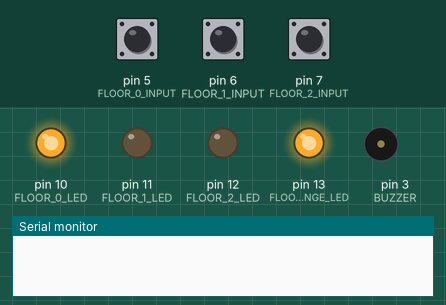
This sketch was run on a simulated Arduino Uno, built with avr-gcc and run on an emulated ATmega328P. On the bench: output pins drawn as LEDs (lit = HIGH), buzzer (waves = sounding), the last lines printed to the serial monitor. Dashed ring = blinking. The test bench sets the inputs (shaded band); at power-on: pin 6 (FLOOR_1_INPUT) HIGH, pin 7 (FLOOR_2_INPUT) HIGH, pin 5 (FLOOR_0_INPUT) HIGH.

Above: at 1.2 s.
1.3 s: pin 6 (FLOOR_1_INPUT) pulled LOW for 0.15 s
At 1.8 s:
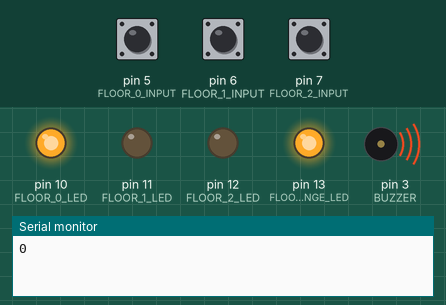
4.4 s: pin 7 (FLOOR_2_INPUT) pulled LOW for 0.15 s
At 6.9 s:
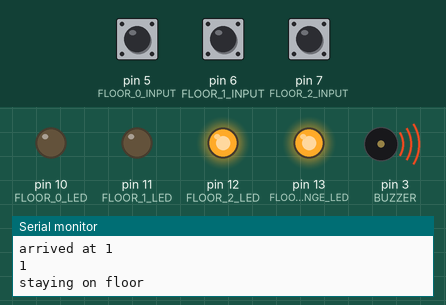
7.5 s: pin 5 (FLOOR_0_INPUT) pulled LOW for 0.15 s
At 8.85 s:
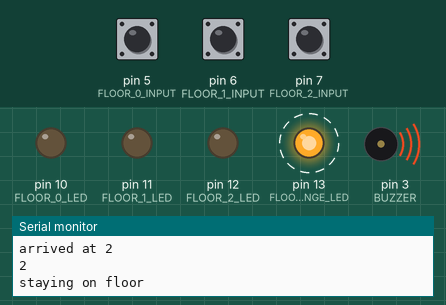
10.6 s: pin 6 (FLOOR_1_INPUT) pulled LOW for 1 s
13.6 s: pin 5 (FLOOR_0_INPUT) pulled LOW for 1 s
16.6 s: pin 6 (FLOOR_1_INPUT) pulled LOW for 3.2 s
At 21.2 s:
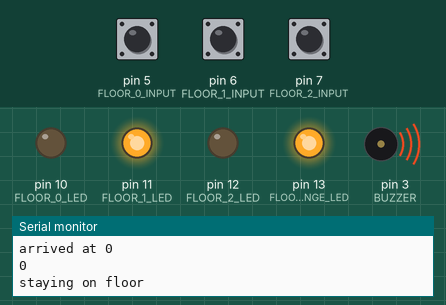
Timing chart, 0 to 22.3 s (numbered marks = the images above; inputs shaded):
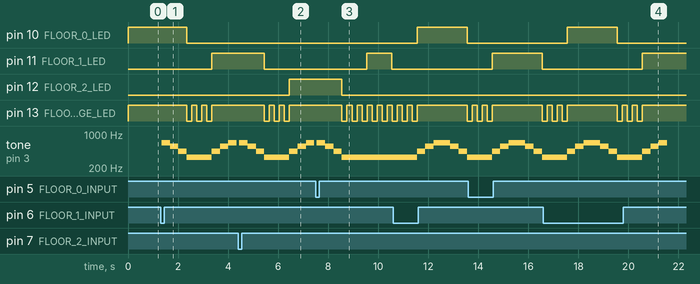

The sketch:

homework-3-elevator-sim.ino
```cpp
// HEADS UP! g_something is global p_something is parameter

#define FLOOR_0_LED 10
#define FLOOR_1_LED 11
#define FLOOR_2_LED 12
#define FLOOR_CHANGE_LED 13

#define FLOOR_0_INPUT 5
#define FLOOR_1_INPUT 6
#define FLOOR_2_INPUT 7

#define A4 440
#define Cs5 554
#define E5 659
#define ELEVATOR_IS_MOVING 329

#define BUZZER 3

#define DEBOUNCE_TIME 50 // ms
#define TIME_BETWEEN_LED_BLINKS 200

#define TIME_SPENT_ON_FLOOR 1000
#define TIME_SPENT_BETWEEN_FLOORS 2000


unsigned long g_inputTime0 = 0, g_previousInputTime0 = 0;
bool g_inputState0 = LOW, g_previousInputState0 = LOW;
bool g_previousCountedState0 = HIGH;

unsigned long g_inputTime1 = 0, g_previousInputTime1 = 0;
bool g_inputState1 = LOW, g_previousInputState1 = LOW;
bool g_previousCountedState1 = HIGH;

unsigned long g_inputTime2 = 0, g_previousInputTime2 = 0;
bool g_inputState2 = LOW, g_previousInputState2 = LOW;
bool g_previousCountedState2 = HIGH;

unsigned short g_floor = 0;
unsigned short g_nextFloor = -1;

unsigned long g_momentOfBlink = 0;
bool g_blinkState = HIGH;


bool debouncedPressDetected(const int p_input);

void playMelody();
void playMelodyReverse();

void blinkFloorChangeLed();
void checkForNextFloor();

void goToFloor(unsigned short p_newFloor);


void setup()
{
	Serial.begin(115200);

	pinMode(FLOOR_0_LED, OUTPUT);
	pinMode(FLOOR_1_LED, OUTPUT);
	pinMode(FLOOR_2_LED, OUTPUT);
	pinMode(FLOOR_CHANGE_LED, OUTPUT);
	pinMode(BUZZER, OUTPUT);


	pinMode(FLOOR_0_INPUT, INPUT_PULLUP);
	pinMode(FLOOR_1_INPUT, INPUT_PULLUP);
	pinMode(FLOOR_2_INPUT, INPUT_PULLUP);

	// the lift starts at floor 0
	digitalWrite(FLOOR_0_LED, HIGH);
	digitalWrite(FLOOR_CHANGE_LED, HIGH);
}

void loop()
{
	if(debouncedPressDetected(FLOOR_0_INPUT))
	{
		goToFloor(FLOOR_0_INPUT - FLOOR_0_INPUT);
	}

	if(debouncedPressDetected(FLOOR_1_INPUT))
	{
		goToFloor(FLOOR_1_INPUT - FLOOR_0_INPUT);
	}

	if(debouncedPressDetected(FLOOR_2_INPUT))
	{
		goToFloor(FLOOR_2_INPUT - FLOOR_0_INPUT);
	}
}

bool debouncedPressDetected(const int p_input)
{
	int auxLed;
	unsigned long *time, *previousTime;
	bool *state, *previousState, *previousCountedState;
	unsigned long *presses;

	// what input do you want to debounce for?
	switch(p_input)
	{
		case(FLOOR_0_INPUT):
			auxLed = FLOOR_0_LED;

			time = &g_inputTime0;
			previousTime = &g_previousInputTime0;

			state = &g_inputState0;
			previousState = &g_previousInputState0;
			previousCountedState = &g_previousCountedState0;

			break;

		case(FLOOR_1_INPUT):
			auxLed = FLOOR_1_LED;

			time = &g_inputTime1;
			previousTime = &g_previousInputTime1;

			state = &g_inputState1;
			previousState = &g_previousInputState1;
			previousCountedState = &g_previousCountedState1;

			break;

		case(FLOOR_2_INPUT):
			auxLed = FLOOR_2_LED;

			time = &g_inputTime2;
			previousTime = &g_previousInputTime2;

			state = &g_inputState2;
			previousState = &g_previousInputState2;
			previousCountedState = &g_previousCountedState2;

			break;

		default:
			return false;
	}
	// LED pin needs to be const int
	const int led = auxLed;

	*time = millis();
	// more intuitive to be 0 when not pressed and 1 when pressed
	*state = !digitalRead(p_input);

	// if the button has a constant state
	if(*state == *previousState)
	{
		// if the constant state has been kept for a while
		if(*time - *previousTime > DEBOUNCE_TIME && *previousCountedState != *state)
		{
			*previousCountedState = *state;

			//only count presses
			if(*state == HIGH)
			{
				*previousState = *state;
				return true;
			}
		}
	}
	else
	{
		*previousTime = *time;
	}

	*previousState = *state;

	return false;
}

void goToFloor(unsigned short p_newFloor)
{
	if(p_newFloor == g_floor)
	{
		return;
	}
	// if the elevator is descendin, the direction is -1
	int elevatorDirection;
	elevatorDirection = (g_floor > p_newFloor) ? -1 : 1;

	digitalWrite(FLOOR_CHANGE_LED, HIGH);

	// generates every floor from the current floor to the new floor: 0 1 2 (from 0 to 2)
	for(int i = g_floor; i != p_newFloor; i += elevatorDirection)
	{
		Serial.println(i);

		digitalWrite(FLOOR_0_LED + i, HIGH);
		unsigned long currentTimeOnFloor = millis();

		if(i == g_floor)
		{
			digitalWrite(FLOOR_CHANGE_LED, HIGH);
			playMelodyReverse();
			Serial.print("staying on floor\n");
		}
		else
		{
			while(millis() - currentTimeOnFloor < TIME_SPENT_ON_FLOOR)
			{
				blinkFloorChangeLed();
				tone(BUZZER, ELEVATOR_IS_MOVING);
				checkForNextFloor();
			}
		}

		if(i != p_newFloor)
		{
			digitalWrite(FLOOR_0_LED + i, LOW);
		}

		unsigned long currentTimeBetweenFloors = millis();
		while(millis() - currentTimeOnFloor < TIME_SPENT_BETWEEN_FLOORS)
		{
			blinkFloorChangeLed();
			tone(BUZZER, ELEVATOR_IS_MOVING);
			checkForNextFloor();
		}
	}

	digitalWrite(FLOOR_0_LED + p_newFloor, HIGH);
	g_floor = p_newFloor;

	g_blinkState = HIGH;
	digitalWrite(FLOOR_CHANGE_LED, g_blinkState);

	playMelody();

	Serial.print("arrived at ");
	Serial.println(g_floor);

	if(g_nextFloor != -1)
	{
		goToFloor(g_nextFloor);
		g_nextFloor = -1;
	}
}

void playMelody()
{
	unsigned long currentTime;

	tone(BUZZER, A4, TIME_SPENT_ON_FLOOR/3);
	currentTime = millis();
	while(millis() - currentTime < TIME_SPENT_ON_FLOOR/3)
	{
		checkForNextFloor();
	}

	tone(BUZZER, Cs5, TIME_SPENT_ON_FLOOR/3);
	currentTime = millis();
	while(millis() - currentTime < TIME_SPENT_ON_FLOOR/3)
	{
		checkForNextFloor();
	}

	tone(BUZZER, E5, TIME_SPENT_ON_FLOOR/3);
	currentTime = millis();
	while(millis() - currentTime < TIME_SPENT_ON_FLOOR/3)
	{
		checkForNextFloor();
	}
}

void playMelodyReverse()
{
	unsigned long currentTime;

	tone(BUZZER, E5, TIME_SPENT_ON_FLOOR/3);
	currentTime = millis();
	while(millis() - currentTime < TIME_SPENT_ON_FLOOR/3)
	{
		checkForNextFloor();
	}

	tone(BUZZER, Cs5, TIME_SPENT_ON_FLOOR/3);
	currentTime = millis();
	while(millis() - currentTime < TIME_SPENT_ON_FLOOR/3)
	{
		checkForNextFloor();
	}

	tone(BUZZER, A4, TIME_SPENT_ON_FLOOR/3);
	currentTime = millis();
	while(millis() - currentTime < TIME_SPENT_ON_FLOOR/3)
	{
		checkForNextFloor();
	}
}

void blinkFloorChangeLed()
{
	if(millis() - g_momentOfBlink > TIME_BETWEEN_LED_BLINKS)
	{
		g_momentOfBlink = millis();
		g_blinkState = !g_blinkState;
		digitalWrite(FLOOR_CHANGE_LED, g_blinkState);
	}
}

void checkForNextFloor()
{
	if(debouncedPressDetected(FLOOR_0_INPUT))
	{
		g_nextFloor = FLOOR_0_INPUT - FLOOR_0_INPUT;
	}

	if(debouncedPressDetected(FLOOR_1_INPUT))
	{
		g_nextFloor = FLOOR_1_INPUT - FLOOR_0_INPUT;
	}

	if(debouncedPressDetected(FLOOR_2_INPUT))
	{
		g_nextFloor = FLOOR_2_INPUT - FLOOR_0_INPUT;
	}
}
```

Measured:
- after the input at 1.3 s, pin 10 (FLOOR_0_LED): HIGH → LOW after 1.0 s; pin 11 (FLOOR_1_LED): LOW → HIGH after 2.1 s
- after the input at 4.4 s, pin 11 (FLOOR_1_LED): HIGH → LOW after 1.1 s; pin 12 (FLOOR_2_LED): LOW → HIGH after 2.1 s
- after the input at 7.5 s, pin 11 (FLOOR_1_LED): LOW → HIGH after 2.1 s, → LOW 1.0 s later; pin 12 (FLOOR_2_LED): HIGH → LOW after 1.0 s; pin 13 (FLOOR_CHANGE_LED): alternates HIGH for 0.20 s and LOW for 0.20 s, starting after 1.0 s; tone on pin 3 (BUZZER): silent → 659 Hz after 0.05 s, → 554 Hz 0.33 s later, → 440 Hz 0.33 s later, → 329 Hz 0.33 s later
- after the input at 16.6 s, pin 11 (FLOOR_1_LED): LOW → HIGH after 3.9 s
